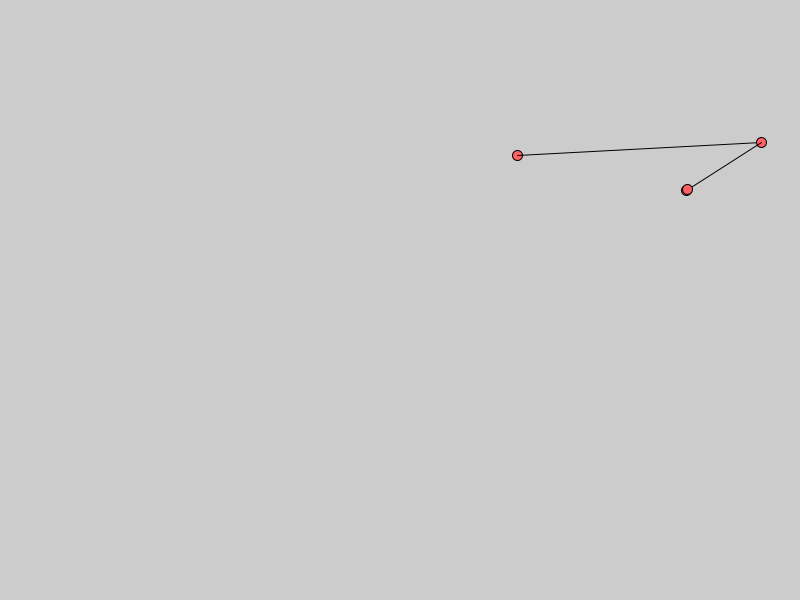
Frame 1 (no input)
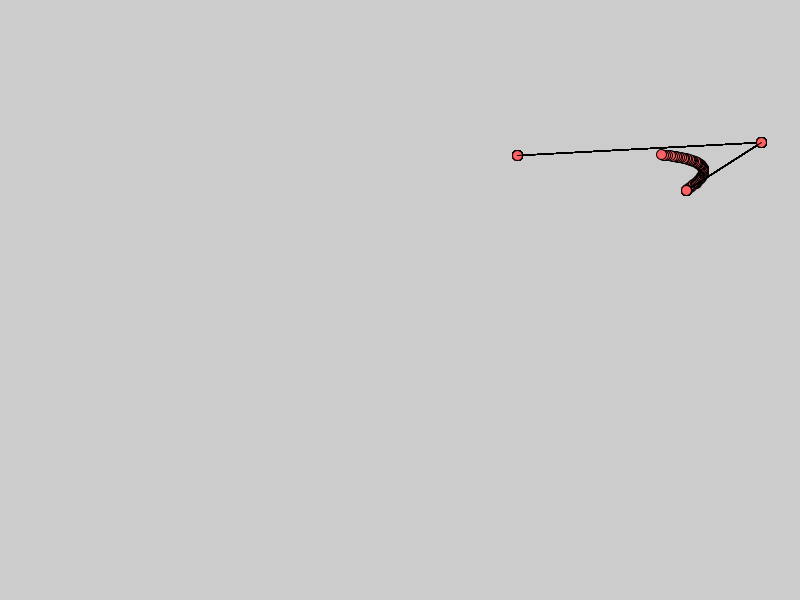
Frame 60 (the mouse pressed at the canvas centre just before this capture)
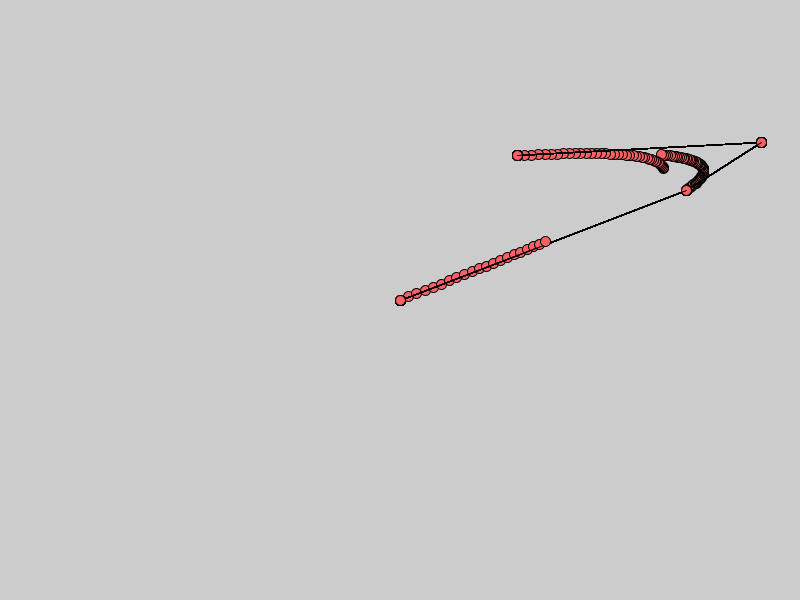
Frame 120 (the mouse held since frame 60 and released just before this capture)

The Processing sketch that drew these frames (run headless with seeded random() and noise(); from frame 60 on, the mouse is pressed at the canvas centre):

// Processing sketch: bezier3
// ── bezier3.pde
float t = 0;
int r = 5;
ArrayList points = new ArrayList();
float ratio1 = 0, ratio2 = 1;

class Point {
  float x, y;
  
  Point(float tx, float ty) {
    x = tx;
    y = ty;
  }
  
  void draw() {
    fill(255, 97, 100);
    ellipse(x, y, 2*r, 2*r);
  }
  
  Boolean selected() {
    float d = sqrt((x-mouseX)*(x-mouseX) + (y-mouseY)*(y-mouseY));
    if (d<r) {
      return true;
    } else {
      return false;
    }
  }
}

Point ratioDivider(Point p1, Point p2) {
  float x = (ratio1*p1.x+ratio2*p2.x)/(ratio1+ratio2);
  float y = (ratio1*p1.y+ratio2*p2.y)/(ratio1+ratio2);
  return new Point(x, y);
}

ArrayList generateMidpoints(ArrayList set) {
  ArrayList nList = new ArrayList();
  for (int x=0;x<set.size()-1;x++) {
    nList.add(ratioDivider((Point) set.get(x), (Point) set.get(x+1)));
  }
  return nList;
}

void connectPoints(ArrayList set) {
  if (set.size()==1) {
    Point p = (Point) set.get(0);
    p.draw();
  } 
    for (int p=0; p<set.size()-1; p++) {
      Point t1 = (Point) set.get(p);
      Point t2 = (Point) set.get(p+1);
      t1.draw();
      line(t1.x, t1.y, t2.x, t2.y);
      if (p==set.size()-2) {
        t2.draw();
      }
    }
  
}

void makeBezierCurve(ArrayList set) {
  ArrayList newPoints = new ArrayList();
  newPoints.add(set);
  for (int i=0;i<set.size();i++) {
    newPoints.add(generateMidpoints((ArrayList) newPoints.get(i)));
  }
  connectPoints((ArrayList) newPoints.get(set.size()-1));
}

void setup() {
  size(800, 600);
  strokeWeight(1);
  points.add(new Point(random(width), random(height)));
  points.add(new Point(random(width), random(height)));
  points.add(new Point(random(width), random(height)));
}

void draw() {
  
  t = t+0.01;
  if (t>1) {
    t = t%1;
  }
  
  ratio1=t;
  ratio2=1-t;
  
  connectPoints(points);
  makeBezierCurve(points);
}

void mousePressed() {
  background(255);
  points.add(new Point(mouseX, mouseY));
}

void keyPressed() {
  
  if (key == 'p') {
    println(points.size());
  }
}
